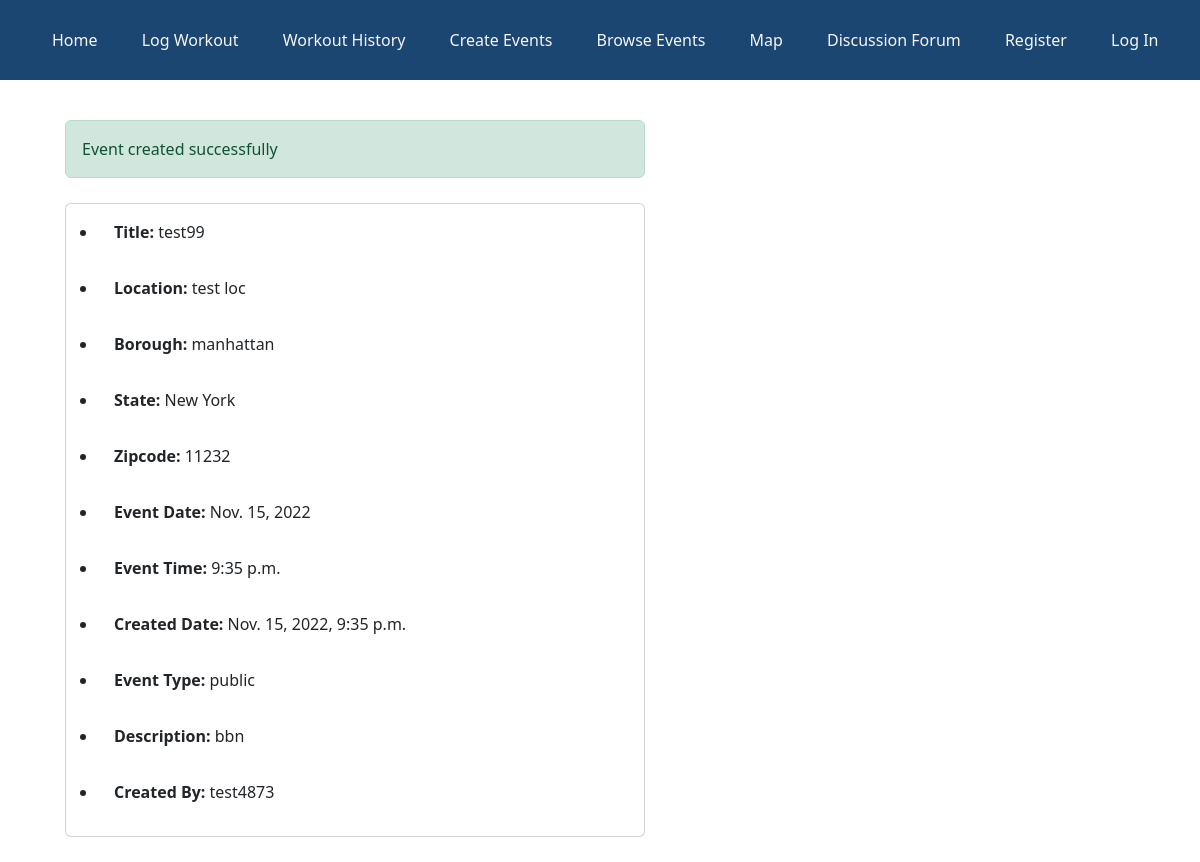
The page /create_event/post_event/success on the database as committed earlier.
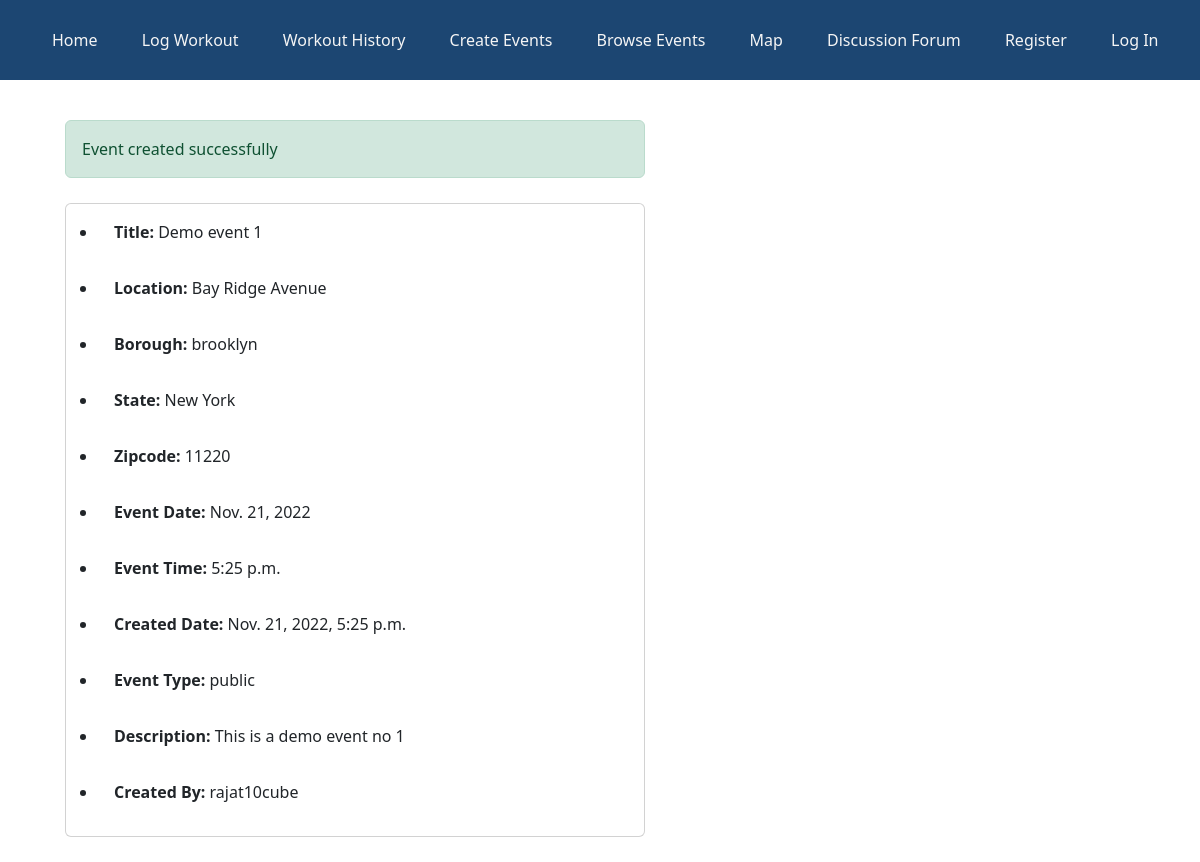
The same page on the database as committed later.
### bikingapp/models.py (models this page shows, shortened)
class Event(models.Model):
    title = models.CharField(max_length=50)
    location = models.CharField(max_length=200)
    borough = models.CharField(
        max_length=20,
        choices=[
            ("manhattan", "Manhattan"),
            ("queens", "Queens"),
            ("bronx", "Bronx"),
            ("staten island", "Staten Island"),
            ("brooklyn", "Brooklyn"),
        ],
        default="Manhattan",
    )
    date = models.DateField(default=timezone.now)
    time = models.TimeField(default=timezone.now)
    date_created = models.DateTimeField(default=timezone.now)
    event_type = models.CharField(
        max_length=200,
        choices=[("public", "Public"), ("private", "Private")],
        default="Public",
    )
    description = models.CharField(max_length=500, null=True)
    created_by = models.CharField(max_length=100, default="user")
    zipcode = models.CharField(max_length=5, null=True)
    state = models.CharField(max_length=10, default="New York")

### bikingapp/views.py (the view)
# urls.py: path("create_event/post_event/success", views.event_success),
def event_success(request):
    obj = models.Event.objects.order_by("id").latest("id")
    context = {"obj1": obj}
    return render(request, "event/event_success.html", context)

### bikingapp/templates/event/event_success.html (shortened to what this page needs)
<!DOCTYPE html>
<html lang="en">
  <head>
    <link
      href="https://cdn.jsdelivr.net/npm/bootstrap@5.2.2/dist/css/bootstrap.min.css"
      rel="stylesheet"
    />
    <link
      rel="stylesheet"
      href="https://cdn.jsdelivr.net/npm/bootstrap-icons@1.9.1/font/bootstrap-icons.css"
    />
  </head>
  <body>
    {% extends 'base.html' %} {% block content %}
    <div style="margin-top: 120px">
      <div class="col">
        <div
          class="alert alert-success col-lg-6"
          role="alert"
          style="margin-left: 25px"
        >
          Event created successfully
        </div>
        <div class="card col-lg-6" style="margin: 25px">
          <ul>
            <li class="card-body"><b>Title:</b> {{obj1.title}}</li>
            <li class="card-body"><b>Location:</b> {{obj1.location}}</li>
            <li class="card-body"><b>Borough:</b> {{obj1.borough}}</li>
            <li class="card-body"><b>State:</b> {{obj1.state}}</li>
            <li class="card-body"><b>Zipcode:</b> {{obj1.zipcode}}</li>
            <li class="card-body"><b>Event Date:</b> {{obj1.date}}</li>
            <li class="card-body"><b>Event Time:</b> {{obj1.time}}</li>
            <li class="card-body">
              <b>Created Date:</b> {{obj1.date_created}}
            </li>
            <li class="card-body"><b>Event Type:</b> {{obj1.event_type}}</li>
            <li class="card-body"><b>Description:</b> {{obj1.description}}</li>
            <li class="card-body"><b>Created By:</b> {{obj1.created_by}}</li>
          </ul>
        </div>
      </div>
    </div>
    {% endblock content %}

Rows that differ between the two databases and show on the page:
removed Event: title "test99", location "test loc", borough "manhattan", state "New York", zipcode "11232", date "Nov. 15, 2022", time "9:35 p.m.", date_created "Nov. 15, 2022, 9:35 p.m.", event_type "public", description "bbn", created_by "test4873"
added Event: title "Demo event 1", location "Bay Ridge Avenue", borough "brooklyn", state "New York", zipcode "11220", date "Nov. 21, 2022", time "5:25 p.m.", date_created "Nov. 21, 2022, 5:25 p.m.", event_type "public", description "This is a demo event no 1", created_by "rajat10cube"
